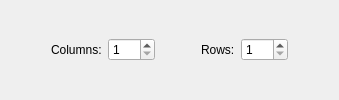
                         <widget class="QWidget" name="page_8">
                          <layout class="QHBoxLayout" name="horizontalLayout_23">
                           <item>
                            <spacer name="horizontalSpacer_42">
                             <property name="orientation">
                              <enum>Qt::Horizontal</enum>
                             </property>
                             <property name="sizeHint" stdset="0">
                              <size>
                               <width>40</width>
                               <height>20</height>
                              </size>
                             </property>
                            </spacer>
                           </item>
                           <item>
                            <widget class="QLabel" name="label_78">
                             <property name="text">
                              <string>Columns:</string>
                             </property>
                            </widget>
                           </item>
                           <item>
                            <widget class="QSpinBox" name="spinBoxMatrixCols">
                             <property name="minimum">
                              <number>1</number>
                             </property>
                             <property name="maximum">
                              <number>100</number>
                             </property>
                            </widget>
                           </item>
                           <item>
                            <spacer name="horizontalSpacer_44">
                             <property name="orientation">
                              <enum>Qt::Horizontal</enum>
                             </property>
                             <property name="sizeHint" stdset="0">
                              <size>
                               <width>40</width>
                               <height>20</height>
                              </size>
                             </property>
                            </spacer>
                           </item>
                           <item>
                            <widget class="QLabel" name="label_79">
                             <property name="text">
                              <string>Rows:</string>
                             </property>
                            </widget>
                           </item>
                           <item>
                            <widget class="QSpinBox" name="spinBoxMatrixRows">
                             <property name="minimum">
                              <number>1</number>
                             </property>
                             <property name="maximum">
                              <number>100</number>
                             </property>
                            </widget>
                           </item>
                           <item>
                            <spacer name="horizontalSpacer_45">
                             <property name="orientation">
                              <enum>Qt::Horizontal</enum>
                             </property>
                             <property name="sizeHint" stdset="0">
                              <size>
                               <width>40</width>
                               <height>20</height>
                              </size>
                             </property>
                            </spacer>
                           </item>
                          </layout>
                         </widget>
